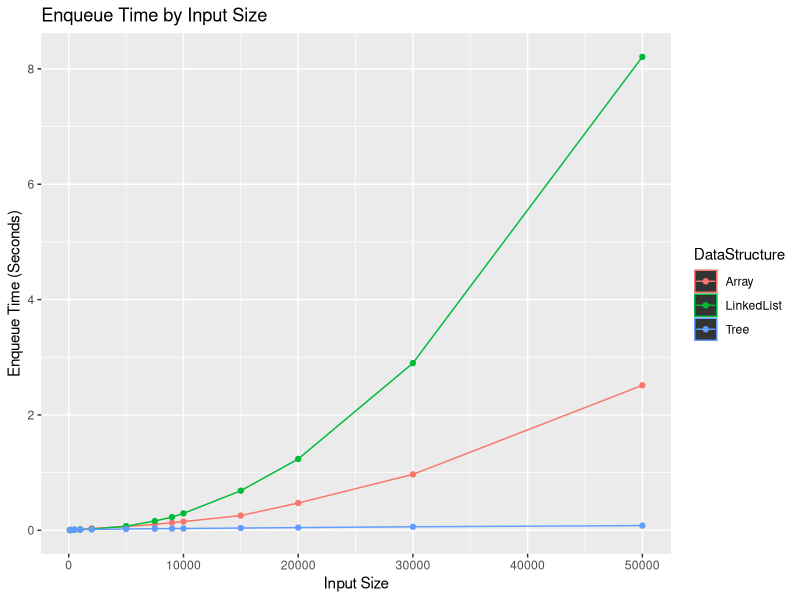
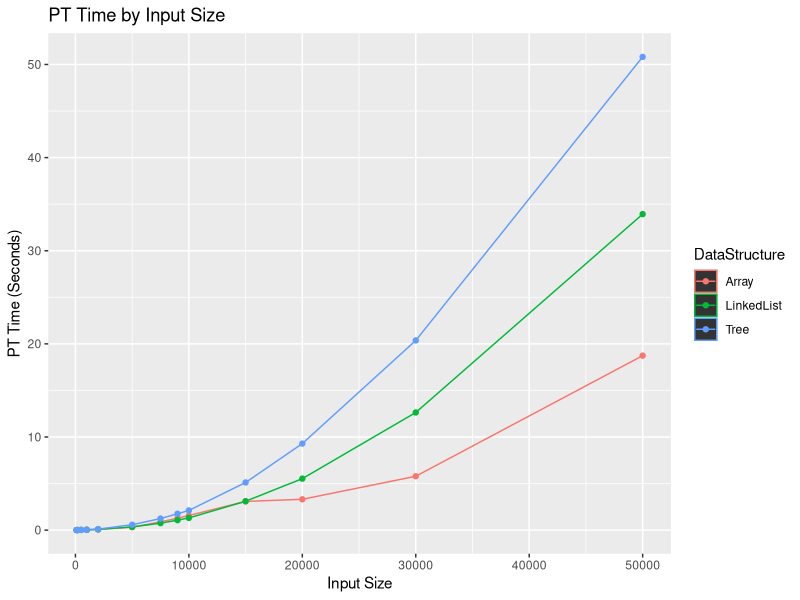
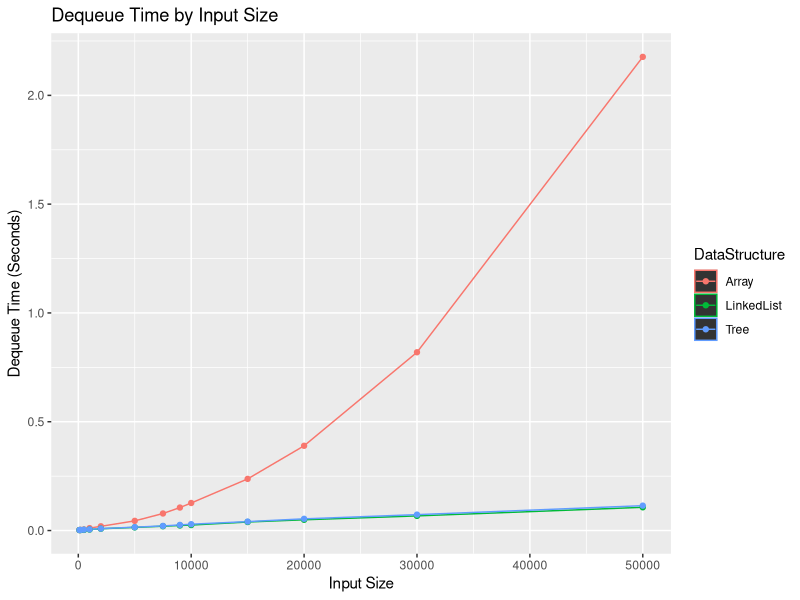

Source code (R) for these figures, in order:
## ---- chunk 1
setwd("/home/oli/Desktop/Github/Algorithms & Analysis/Algorithm-Assignment-1/in/")
df <- read.csv("results.txt", header=TRUE, sep=",")
## ---- chunk 2
#install.packages("dplyr")
library(dplyr)
df$DataStructure <- recode(df$DataStructure, BinarySearchTreeRQ = 'Tree', OrderedArrayRQ = 'Array',
                           OrderedLinkedListRQ = 'LinkedList')
## ---- chunk 3
library(ggplot2)
eq_plt <- ggplot(df, aes(x = SampleSize, y = EnqueueTime, colour = DataStructure)) + 
  stat_summary(geom = "ribbon", fun.data = mean_cl_normal, width = 0.1, conf.int = 0.95) +
  stat_summary(geom = "line", fun.y = mean) +
  stat_summary(geom = "point", fun.y = mean) +
  ggtitle("Enqueue Time by Input Size") +
  ylab("Enqueue Time (Seconds)") +
  xlab("Input Size")

eq_plt
## ---- chunk 4
pt_plt <- ggplot(df, aes(x = SampleSize, y = PtTime, colour = DataStructure)) + 
  stat_summary(geom = "ribbon", fun.data = mean_cl_normal, width = 0.1, conf.int = 0.95) +
  stat_summary(geom = "line", fun.y = mean) +
  stat_summary(geom = "point", fun.y = mean) +  
  ggtitle("PT Time by Input Size") +
  ylab("PT Time (Seconds)") +
  xlab("Input Size")

pt_plt
## ---- chunk 5
dq_plt <- ggplot(df, aes(x = SampleSize, y = DequeueTime, colour = DataStructure)) + 
  stat_summary(geom = "ribbon", fun.data = mean_cl_normal, width = 0.1, conf.int = 0.95) +
  stat_summary(geom = "line", fun.y = mean) +
  stat_summary(geom = "point", fun.y = mean) +
  ggtitle("Dequeue Time by Input Size") +
  ylab("Dequeue Time (Seconds)") +
  xlab("Input Size")

dq_plt
